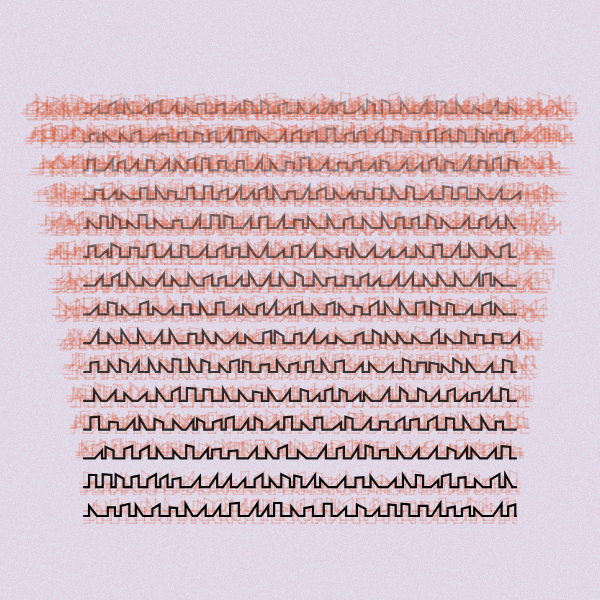
Frame 1 (no input)
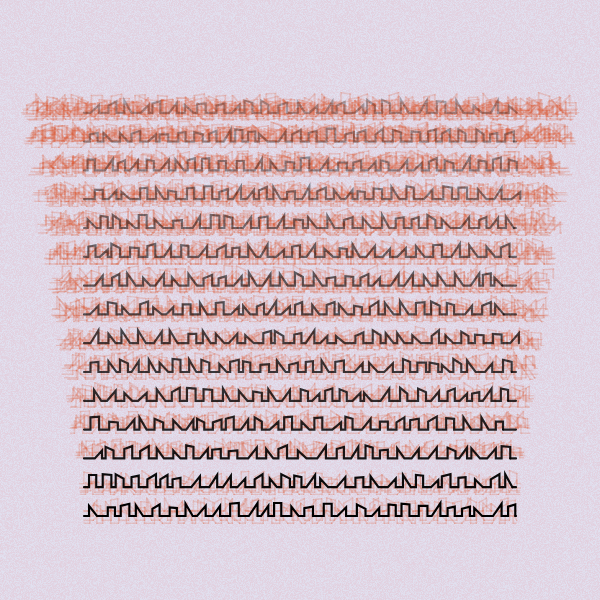
Frame 2 (the mouse pressed at the canvas centre, redrawn once)

The p5.js sketch that drew these frames (run headless with seeded random() and noise() and a simulated clock; the mouse was pressed at the canvas centre and the sketch redrawn once):

// p5.js sketch
// ── sketch.js
let unitGrid = 20
let minWidth = 10
let maxWidth = minWidth * 1.2
let minHeight = unitGrid * 0.5
let minGap = 5
let maxGap = 15
let rows, maxCols

let offset = 0
let seed

function setup() {
    createCanvas(600, 600)

    noLoop()
    rows = floor(height / (unitGrid * 2))
    maxCols = floor(width / minWidth)

    strokeWeight(2)

    bg = color(220, 215, 230)
    background(bg)

    seed = floor(random(1000000))
}

function draw() {
    background(bg)

    gorillaGrain(10)

    randomSeed(seed)

    translate(width / 2, height / 2)
    scale(0.72)
    translate(-width / 2, -height / 2)

    stroke(217, 82, 42, 50)

    for (let j = 0; j < rows; j++) {
        let iterations = floor(map(j, 0, rows - 1, 15, 5))
        for (let k = 0; k < iterations; k++) {
            let x = 0
            let randOffset = map(j, 0, rows - 1, 0.11, 0.02)
            push()
            translate(width / 2, height / 2)
            scale(map(j, 0, rows - 1, 1.2 + random(0, 0.1), 1), 1)
            translate(-width / 2, -height / 2)

            translate(0, (j + 1) * (unitGrid * 2) + randi(-10, 10))

            for (let i = 0; i < maxCols; i++) {
                let dx = randi(minGap, maxGap)
                let dy1 = randi(minHeight, unitGrid - 2)
                let dy2 = randi(minHeight, unitGrid - 2)

                if (random(1) < 0.5) {
                    random(1) < 0.5 ? (dy1 = 0) : (dy2 = 0)
                }

                line(x, 0, x + dx, 0)
                x += dx
                line(x, 0, x, -dy1)
                dx = randi(minWidth, maxWidth)

                line(x, -dy1, x + dx, -dy2)

                x += dx
                line(x, -dy2, x, 0)

                if (width - x <= maxWidth + maxGap / 2) {
                    if (width - x < 0) break
                    line(x, 0, width, 0)
                    break
                }
            }
            pop()
        }
    }

    // Main Print

    // stroke(0, 128, 128)

    for (let j = 0; j < rows; j++) {
        let x = 0
        push()
        translate(0, (j + 1) * (unitGrid * 2))

        let alpha = map(j, 0, rows - 1, 70, 255)
        stroke(0, alpha)
        strokeWeight(3)
        noFill()
        beginShape()
        for (let i = 0; i < maxCols; i++) {
            let dx = randi(minGap, maxGap)
            let dy1 = randi(minHeight, unitGrid - 2)
            let dy2 = randi(minHeight, unitGrid - 2)

            if (random(1) < 0.5) {
                random(1) < 0.5 ? (dy1 = 0) : (dy2 = 0)
            }

            vertex(x, 0)
            x += dx
            vertex(x, 0)
            vertex(x, -dy1)
            dx = randi(minWidth, maxWidth)

            x += dx
            vertex(x, -dy2)

            vertex(x, 0)

            if (width - x <= maxWidth + maxGap / 2) {
                if (width - x < 0) break
                line(x, 0, width, 0)
                break
            }
        }
        endShape()
        pop()
    }
}

function gorillaGrainGray(gA) {
    loadPixels()
    let d = pixelDensity()
    let halfImage = 4 * (width * d) * (height * d)
    for (let i = 0; i < halfImage; i += 4) {
        grainAmount = map(random(), 0, 1, -gA, gA)
        pixels[i] = pixels[i] + grainAmount
        pixels[i + 1] = pixels[i + 1] + grainAmount
        pixels[i + 2] = pixels[i + 2] + grainAmount
        pixels[i + 3] = pixels[i + 3] + grainAmount
    }
    updatePixels()
}

function gorillaGrain(gA) {
    loadPixels()
    let d = pixelDensity()
    let halfImage = 4 * (width * d) * (height * d)
    for (let i = 0; i < halfImage; i += 4) {
        grainAmount = map(random(), 0, 1, -gA, gA)
        pixels[i] = pixels[i] + gA / 2
        pixels[i + 1] = pixels[i + 1] + grainAmount
        pixels[i + 2] = pixels[i + 2] + grainAmount
        pixels[i + 3] = pixels[i + 3] + grainAmount
    }
    updatePixels()
}

function randi(min, max) {
    return floor(random(min, max + 1))
}
